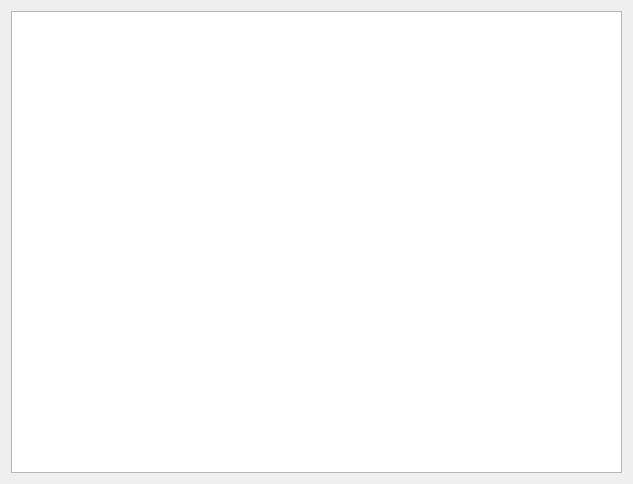
<?xml version="1.0" encoding="UTF-8"?>
<ui version="4.0">
 <class>DisPlayForm</class>
 <widget class="QDialog" name="DisPlayForm">
  <property name="geometry">
   <rect>
    <x>0</x>
    <y>0</y>
    <width>633</width>
    <height>484</height>
   </rect>
  </property>
  <property name="sizePolicy">
   <sizepolicy hsizetype="Expanding" vsizetype="Expanding">
    <horstretch>0</horstretch>
    <verstretch>0</verstretch>
   </sizepolicy>
  </property>
  <property name="windowTitle">
   <string>Dialog</string>
  </property>
  <layout class="QVBoxLayout" name="verticalLayout">
   <item>
    <widget class="QTextEdit" name="textEdit">
     <property name="font">
      <font>
       <family>Aharoni</family>
       <pointsize>12</pointsize>
       <weight>75</weight>
       <bold>true</bold>
      </font>
     </property>
     <property name="sizeAdjustPolicy">
      <enum>QAbstractScrollArea::AdjustToContents</enum>
     </property>
     <property name="readOnly">
      <bool>true</bool>
     </property>
    </widget>
   </item>
   <item>
    <layout class="QGridLayout" name="gridLayout">
     <property name="sizeConstraint">
      <enum>QLayout::SetNoConstraint</enum>
     </property>
     <property name="horizontalSpacing">
      <number>6</number>
     </property>
    </layout>
   </item>
  </layout>
 </widget>
 <resources/>
 <connections/>
</ui>
